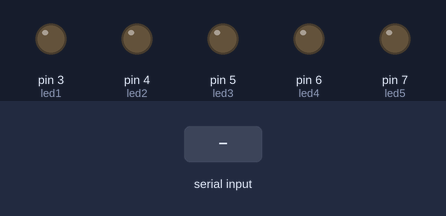
The sketch below on a simulated Arduino Uno, built with avr-gcc and run on an emulated ATmega328P. Shown: output pins drawn as LEDs (lit = HIGH). Inputs (shaded band) come from the test bench.

Above: at 1.2 s.
1.3 s: "1" received over Serial
At 1.8 s:
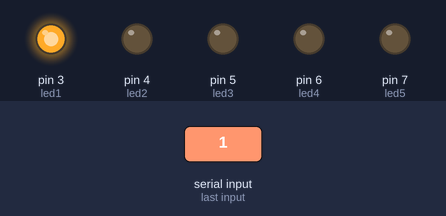
2.8 s: "2" received over Serial
At 4.0 s:
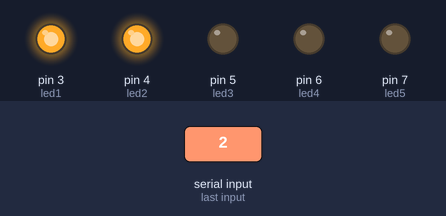
4.3 s: "A" received over Serial
At 5.3 s:
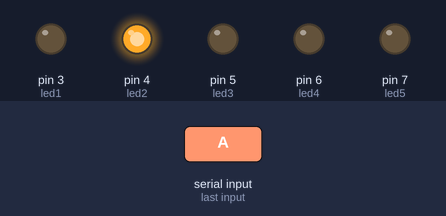
5.8 s: "3" received over Serial
At 6.5 s:
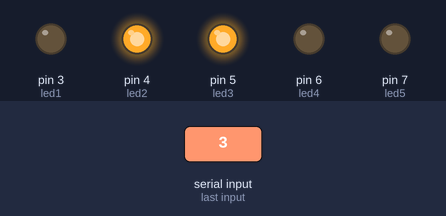
7.3 s: "B" received over Serial
At 7.6 s:
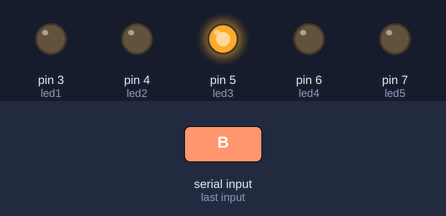
8.8 s: "4" received over Serial
At 9.9 s:
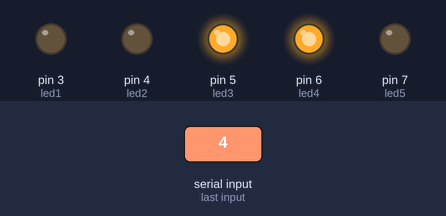
Timing chart, 0 to 11.3 s (numbered marks = the images above; inputs shaded):
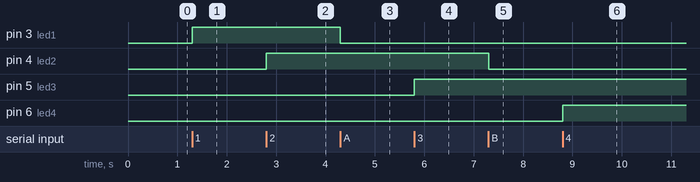

The sketch:

led_gesture_control.ino
```cpp
int led1 = 3;
int led2 = 4;
int led3 = 5;
int led4 = 6;
int led5 = 7;

void setup() {
  Serial.begin(9600);
  pinMode(led1, OUTPUT);
  pinMode(led2, OUTPUT);
  pinMode(led3, OUTPUT);
  pinMode(led4, OUTPUT);
  pinMode(led5, OUTPUT);
}

void loop() {
  if (Serial.available()) {
    char cmd = Serial.read();

    if (cmd == '1') digitalWrite(led1, HIGH);
    else if (cmd == 'A') digitalWrite(led1, LOW);

    if (cmd == '2') digitalWrite(led2, HIGH);
    else if (cmd == 'B') digitalWrite(led2, LOW);

    if (cmd == '3') digitalWrite(led3, HIGH);
    else if (cmd == 'C') digitalWrite(led3, LOW);

    if (cmd == '4') digitalWrite(led4, HIGH);
    else if (cmd == 'D') digitalWrite(led4, LOW);

    if (cmd == '5') digitalWrite(led5, HIGH);
    else if (cmd == 'E') digitalWrite(led5, LOW);
  }
}
```

Measured:
- after the input at 1.3 s, pin 3 (led1): LOW → HIGH at once
- after the input at 2.8 s, pin 4 (led2): LOW → HIGH at once
- after the input at 4.3 s, pin 3 (led1): HIGH → LOW at once
- after the input at 5.8 s, pin 5 (led3): LOW → HIGH at once
- after the input at 7.3 s, pin 4 (led2): HIGH → LOW at once
- after the input at 8.8 s, pin 6 (led4): LOW → HIGH at once
